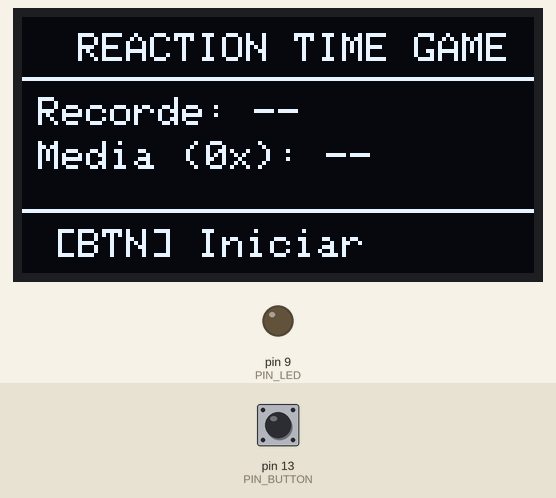
Simulated run of this sketch. Board: Arduino Uno, built with avr-gcc and run on an emulated ATmega328P. On the bench: 128×64 one-colour display, output pins drawn as LEDs (lit = HIGH). The test bench sets the inputs (shaded band); at power-on: pin 13 (PIN_BUTTON) HIGH. Random numbers use the default seed unless the sketch sets one.

Above: at 1.2 s.
1.3 s: pin 13 (PIN_BUTTON) pulled LOW for 0.15 s
At 2.3 s:
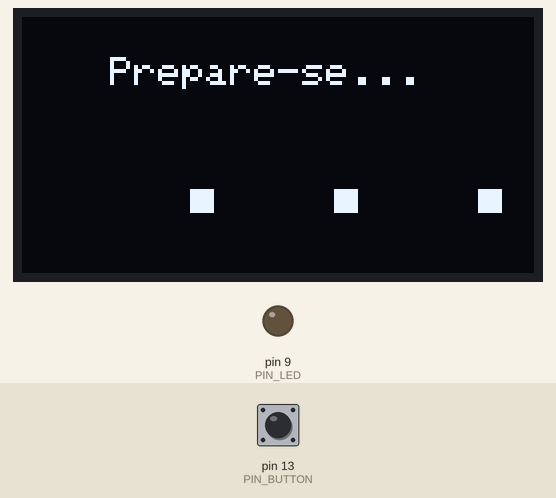
4.4 s: pin 13 (PIN_BUTTON) pulled LOW for 1 s
At 6.0 s:
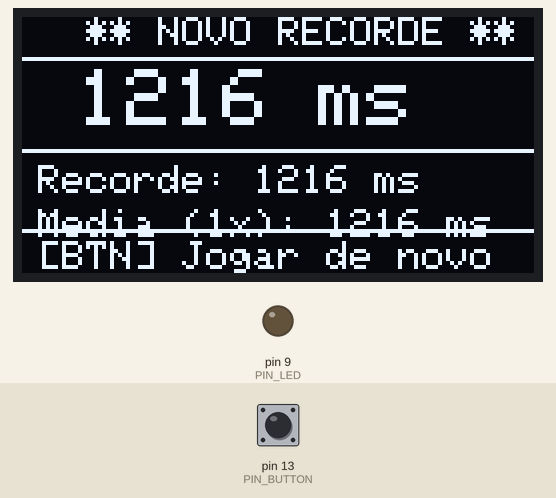
6.9 s: pin 13 (PIN_BUTTON) pulled LOW for 0.15 s
At 8.7 s:
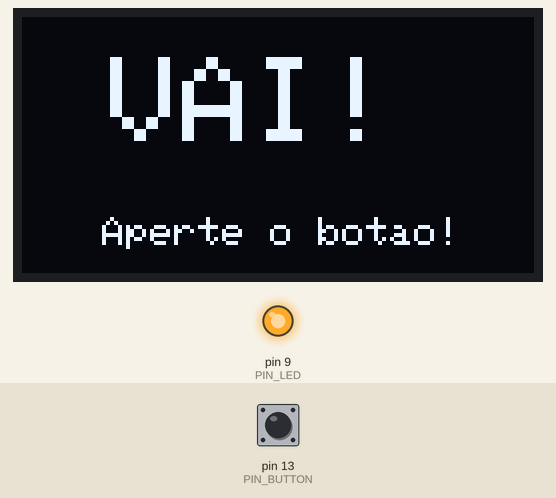
9.7 s: pin 13 (PIN_BUTTON) pulled LOW for 3.2 s
At 11.2 s:
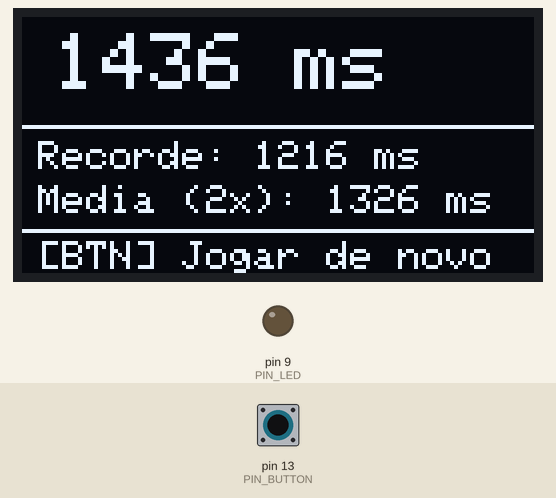
14.4 s: pin 13 (PIN_BUTTON) pulsed LOW 2 times (0.12 s each, 0.3 s apart)
At 17.2 s:
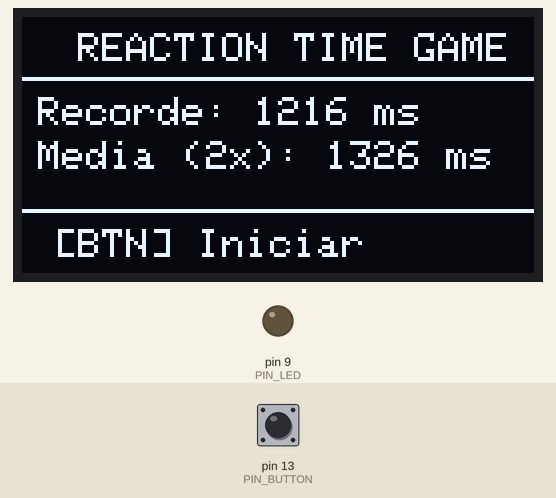
Timing chart, 0 to 18.4 s (numbered marks = the images above; inputs shaded):
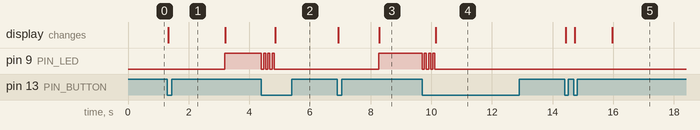

Measured:
- after the input at 1.3 s, pin 9 (PIN_LED): LOW → HIGH after 1.9 s; the display: changes at once (image 1)
- after the input at 4.4 s, pin 9 (PIN_LED): alternates HIGH for 0.07 s and LOW for 0.07 s, 7 changes in all, then stays LOW, starting at once; the display: changes after 0.46 s (image 2)
- after the input at 6.9 s, pin 9 (PIN_LED): LOW → HIGH after 1.4 s; the display: first changes at once (image 3 shows a later state)
- after the input at 9.7 s, pin 9 (PIN_LED): alternates HIGH for 0.07 s and LOW for 0.07 s, 7 changes in all, then stays LOW, starting at once; the display: changes after 0.45 s (image 4)
- after the input at 14.4 s, the display: first changes at once (image 5 shows a later state)

The sketch:

sketch_reaction_time_game.ino
```cpp
// ============================================================
//  Reaction Time Game — Arduino UNO
//  OLED SSD1306 128x64 I2C
//  Bibliotecas: Adafruit SSD1306 + Adafruit GFX
// ============================================================
#include <Wire.h>
#include <Adafruit_GFX.h>
#include <Adafruit_SSD1306.h>

// --- OLED ---
#define SCREEN_W  128
#define SCREEN_H   64
#define OLED_ADDR 0x3C
Adafruit_SSD1306 display(SCREEN_W, SCREEN_H, &Wire, -1);

// --- Pinout ---
const uint8_t PIN_LED    = 9;
const uint8_t PIN_BUTTON = 13;

// --- Média das últimas N rodadas ---
const uint8_t  HIST_SIZE = 5;
unsigned long  history[HIST_SIZE];
uint8_t        histCount = 0;   // quantas rodadas válidas temos (máx HIST_SIZE)
uint8_t        histIndex = 0;   // próxima posição no array circular

// --- Recordes e timing ---
unsigned long bestUs     = 0;
unsigned long reactionUs = 0;
unsigned long waitUntil  = 0;
unsigned long ledOnTime  = 0;

// --- Detecção de borda (edge detection) ---
bool           prevBtnState  = HIGH;  // estado anterior do botão (HIGH = solto)
unsigned long  lastBounce    = 0;
const uint16_t DEBOUNCE_MS   = 50;

// --- Estados ---
enum State {
  STATE_MENU,
  STATE_WAITING,
  STATE_GO,
  STATE_RESULT
};
State gameState = STATE_MENU;

// ============================================================
void setup() {
  Serial.begin(9600);
  pinMode(PIN_LED, OUTPUT);
  pinMode(PIN_BUTTON, INPUT_PULLUP);
  randomSeed(analogRead(A0));

  if (!display.begin(SSD1306_SWITCHCAPVCC, OLED_ADDR)) {
    Serial.println(F("OLED nao encontrada!"));
    while (true);
  }

  display.clearDisplay();
  drawMenu();
}

// ============================================================
void loop() {
  // Detecta apenas a borda de descida (HIGH→LOW) com debounce
  bool btnRaw = digitalRead(PIN_BUTTON);
  bool pressed = false;
  if (btnRaw == LOW && prevBtnState == HIGH && millis() - lastBounce > DEBOUNCE_MS) {
    pressed    = true;
    lastBounce = millis();
  }
  prevBtnState = btnRaw;

  switch (gameState) {

    // ── MENU ─────────────────────────────────────────────────
    case STATE_MENU:
      if (pressed) {
        startRound();
      }
      break;

    // ── AGUARDANDO LED ────────────────────────────────────────
    case STATE_WAITING:
      if (pressed) {
        // Antecipou — volta ao menu
        digitalWrite(PIN_LED, LOW);
        drawEarly();
        delay(1200);
        gameState = STATE_MENU;
        drawMenu();
        break;
      }
      if (millis() >= waitUntil) {
        digitalWrite(PIN_LED, HIGH);
        ledOnTime = micros();
        gameState = STATE_GO;
        drawGo();
      }
      break;

    // ── GO! ───────────────────────────────────────────────────
    case STATE_GO:
      if (pressed) {
        reactionUs = micros() - ledOnTime;
        blinkConfirm();
        saveHistory(reactionUs);
        if (bestUs == 0 || reactionUs < bestUs) bestUs = reactionUs;
        gameState = STATE_RESULT;
        drawResult();
      }
      break;

    // ── RESULTADO ─────────────────────────────────────────────
    case STATE_RESULT:
      if (pressed) {
        startRound();   // nova rodada direto, sem voltar ao menu
      }
      break;
  }
}

// ============================================================
//  Inicia nova rodada
// ============================================================
void startRound() {
  digitalWrite(PIN_LED, LOW);
  waitUntil = millis() + random(1000, 3001);
  gameState = STATE_WAITING;
  drawWaiting();
}

// ============================================================
//  Pisca LED 3× para confirmar o clique
// ============================================================
void blinkConfirm() {
  for (uint8_t i = 0; i < 3; i++) {
    digitalWrite(PIN_LED, LOW);  delay(70);
    digitalWrite(PIN_LED, HIGH); delay(70);
  }
  digitalWrite(PIN_LED, LOW);
}

// ============================================================
//  Salva tempo no histórico circular
// ============================================================
void saveHistory(unsigned long us) {
  history[histIndex] = us;
  histIndex = (histIndex + 1) % HIST_SIZE;
  if (histCount < HIST_SIZE) histCount++;
}

// ============================================================
//  Calcula média do histórico (em ms)
// ============================================================
uint32_t calcAverage() {
  if (histCount == 0) return 0;
  unsigned long sum = 0;
  for (uint8_t i = 0; i < histCount; i++) sum += history[i];
  return (sum / histCount) / 1000;
}

// ============================================================
//  TELAS OLED
// ============================================================

void drawMenu() {
  display.clearDisplay();

  // Título
  display.setTextSize(1);
  display.setTextColor(SSD1306_WHITE);
  display.setCursor(14, 4);
  display.print(F("REACTION TIME GAME"));

  // Linha separadora
  display.drawLine(0, 15, 127, 15, SSD1306_WHITE);

  // Recorde
  display.setCursor(4, 20);
  display.print(F("Recorde: "));
  if (bestUs == 0) {
    display.print(F("--"));
  } else {
    display.print(bestUs / 1000);
    display.print(F(" ms"));
  }

  // Media
  display.setCursor(4, 31);
  display.print(F("Media ("));
  display.print(histCount);
  display.print(F("x): "));
  if (histCount == 0) {
    display.print(F("--"));
  } else {
    display.print(calcAverage());
    display.print(F(" ms"));
  }

  // Linha separadora
  display.drawLine(0, 48, 127, 48, SSD1306_WHITE);

  // Instrução
  display.setCursor(8, 53);
  display.print(F("[BTN] Iniciar"));

  display.display();
}

// ─────────────────────────────────────────────────────────────
void drawWaiting() {
  display.clearDisplay();

  display.setTextSize(1);
  display.setTextColor(SSD1306_WHITE);
  display.setCursor(22, 10);
  display.print(F("Prepare-se..."));

  // Três pontos grandes centralizados
  display.setTextSize(3);
  display.setCursor(36, 28);
  display.print(F(". . ."));

  display.display();
}

// ─────────────────────────────────────────────────────────────
void drawGo() {
  display.clearDisplay();

  // "VAI!" em fonte grande centralizada
  display.setTextSize(3);
  display.setTextColor(SSD1306_WHITE);
  display.setCursor(22, 10);
  display.print(F("VAI!"));

  display.setTextSize(1);
  display.setCursor(20, 50);
  display.print(F("Aperte o botao!"));

  display.display();
}

// ─────────────────────────────────────────────────────────────
void drawResult() {
  uint32_t ms  = reactionUs / 1000;
  uint32_t avg = calcAverage();
  bool     rec = (bestUs == reactionUs); // acabou de bater recorde

  display.clearDisplay();
  display.setTextColor(SSD1306_WHITE);

  // Destaque de recorde
  if (rec) {
    display.setTextSize(1);
    display.setCursor(16, 0);
    display.print(F("** NOVO RECORDE **"));
    display.drawLine(0, 10, 127, 10, SSD1306_WHITE);
  }

  // Tempo de reação em fonte grande
  display.setTextSize(2);
  int16_t x = rec ? 14 : 8;
  int16_t y = rec ? 13 : 4;
  display.setCursor(x, y);
  display.print(ms);
  display.print(F(" ms"));

  // Linha divisória
  display.drawLine(0, rec ? 33 : 27, 127, rec ? 33 : 27, SSD1306_WHITE);

  // Recorde e média
  display.setTextSize(1);
  int16_t yInfo = rec ? 37 : 31;
  display.setCursor(4, yInfo);
  display.print(F("Recorde: "));
  display.print(bestUs / 1000);
  display.print(F(" ms"));

  display.setCursor(4, yInfo + 11);
  display.print(F("Media ("));
  display.print(histCount);
  display.print(F("x): "));
  display.print(avg);
  display.print(F(" ms"));

  // Instrução
  display.drawLine(0, 53, 127, 53, SSD1306_WHITE);
  display.setCursor(4, 56);
  display.print(F("[BTN] Jogar de novo"));

  display.display();
}

// ─────────────────────────────────────────────────────────────
void drawEarly() {
  display.clearDisplay();
  display.setTextSize(2);
  display.setTextColor(SSD1306_WHITE);
  display.setCursor(4, 10);
  display.print(F("Cedo!"));

  display.setTextSize(1);
  display.setCursor(4, 34);
  display.print(F("Aguarde o LED"));
  display.setCursor(4, 45);
  display.print(F("antes de clicar."));

  display.display();
}
```
